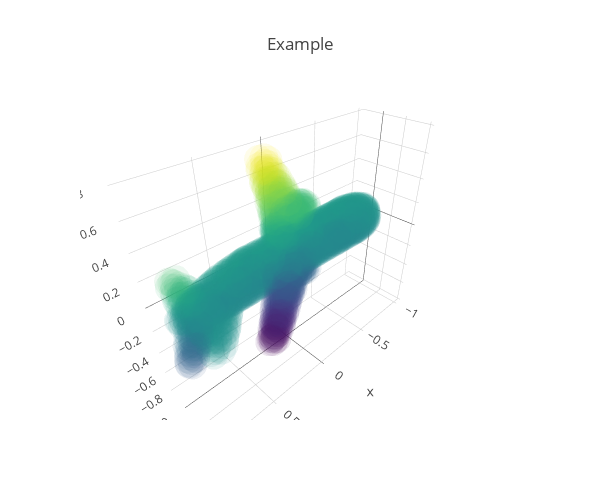

This figure's notebook cell:
### Markdown cell above
Yes we were right! Now we can look at another shape easily. Just enter a number from 0 - 2047 to explore.

### Code cell
# extract 1 image from dataset
random_number = 698
random_object = train_points_r[random_number]

print("This is it in 2D")
plot_ply(random_object)

print("This is a '3D' view")
# Define x,y,z vectors

X=random_object[:,0]
Y=random_object[:,1]
Z=random_object[:,2]

trace1 = go.Scatter3d(x=X, y=Y, z=Z, mode='markers', 
                      marker=dict(size=10, color=Z, colorscale='Viridis', opacity=0.1))

data = [trace1]
layout = go.Layout(height=500, width=600, title= "Example")
fig = go.Figure(data=data, layout=layout)
iplot(fig)

### Figure 1 — Plotly figure (JSON) as saved in the notebook; plotly's stock layout.template omitted (floating-point values rounded to 4 significant figures; data arrays with more than 128 entries replaced by an {"elided": "..."} marker saying what was removed)
{"data": [{"marker": {"color": {"elided": "2048 float values"}, "colorscale": "Viridis", "opacity": 0.1, "size": 10}, "mode": "markers", "type": "scatter3d", "uid": "f71318c9-3dbd-4567-a269-ccdb66f8e9a2", "x": {"elided": "2048 float values"}, "y": {"elided": "2048 float values"}, "z": {"elided": "2048 float values"}}], "layout": {"height": 500, "title": {"text": "Example"}, "width": 600}}
